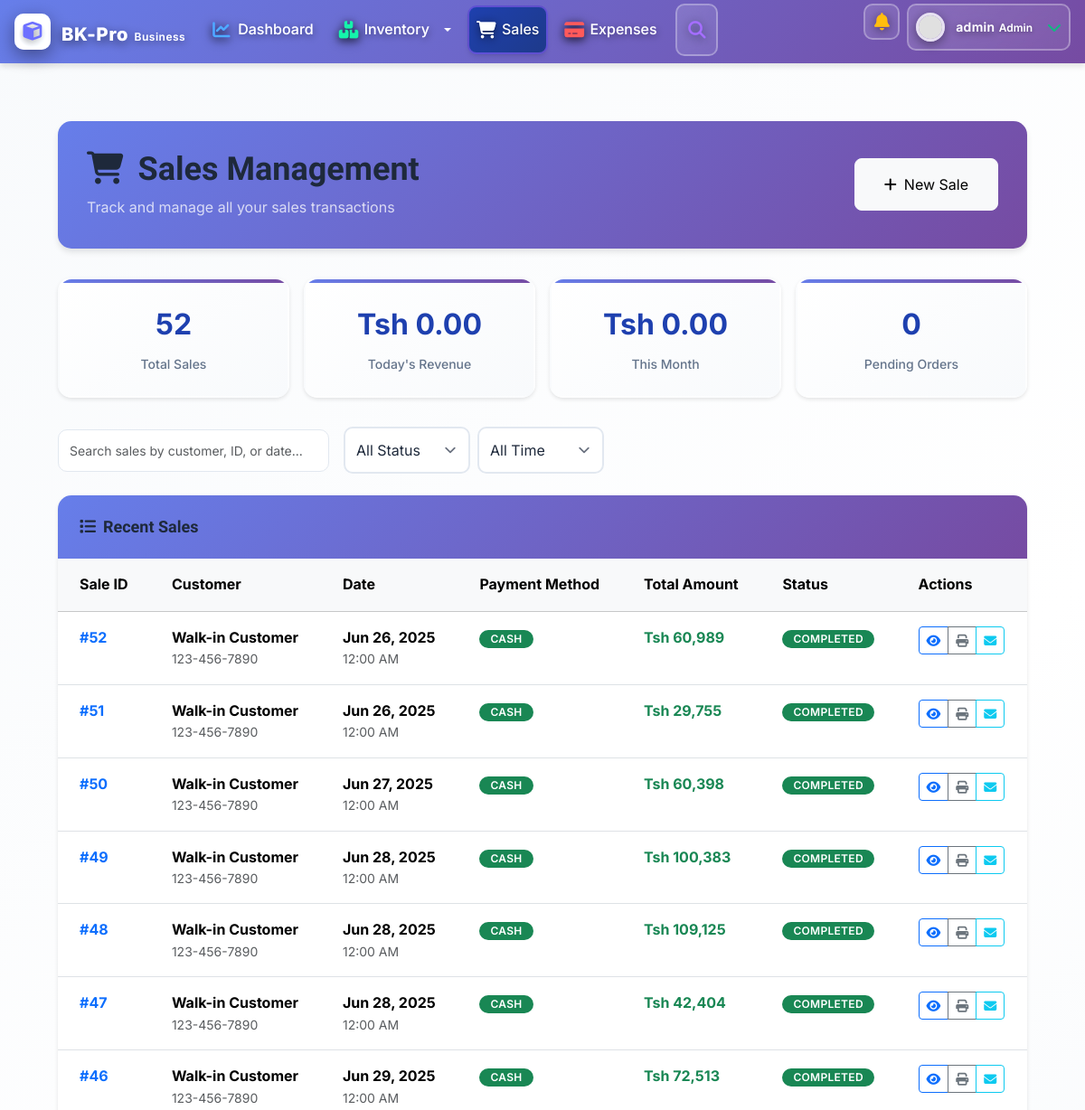
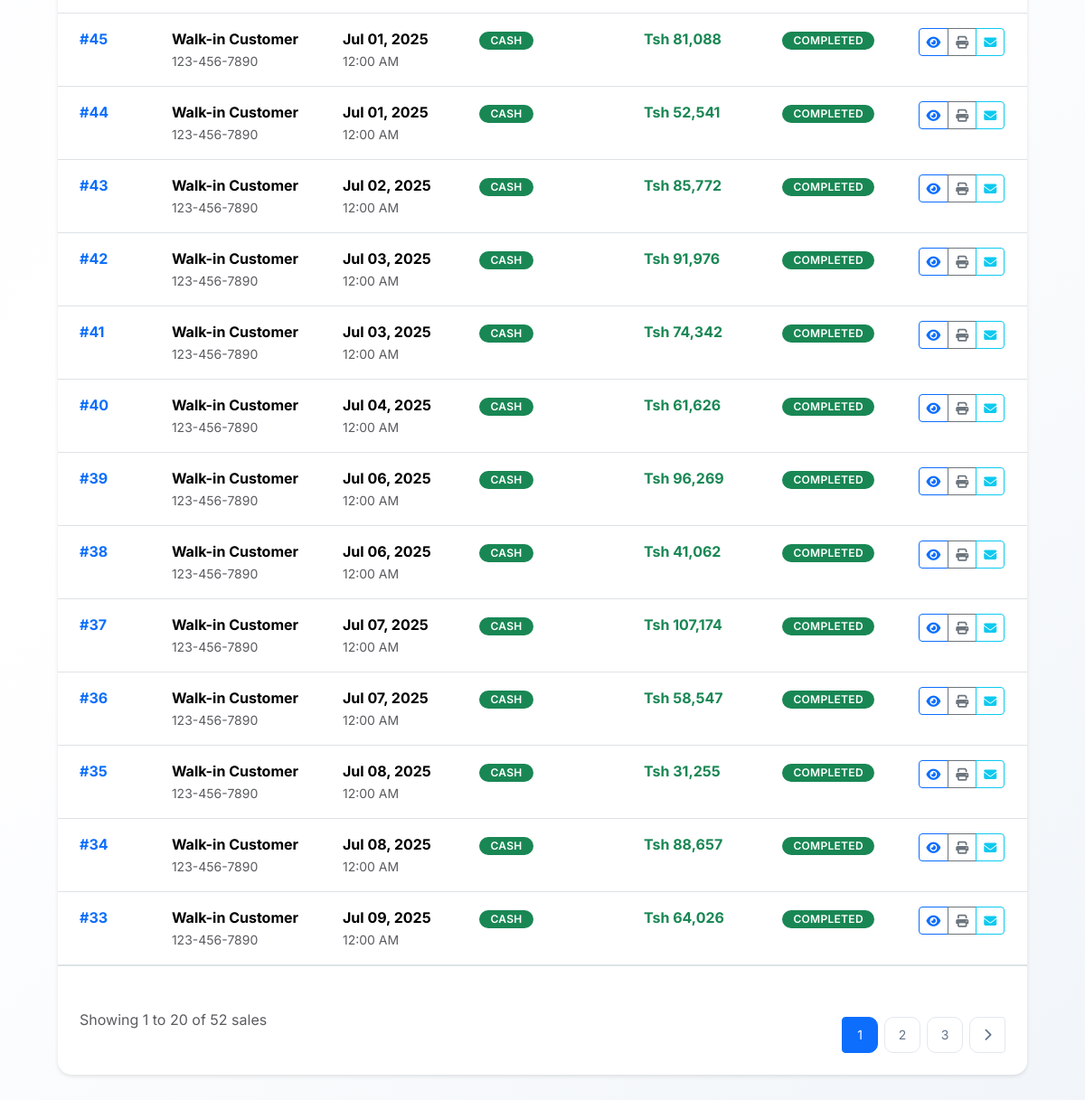
The app's page /sales/ (signed in) with its own data (2 pictures, top to bottom).
### BusinessApp/models.py (models this page shows, shortened)
class Sale(models.Model):
    PAYMENT_METHODS = [
        ('cash', 'Cash'),
        ('card', 'Card'),
        ('bank_transfer', 'Bank Transfer'),
        ('mobile_money', 'Mobile Money'),
    ]
    customer = models.ForeignKey(Customer, on_delete=models.CASCADE, null=True, blank=True)
    sale_date = models.DateTimeField(default=timezone.now)
    payment_method = models.CharField(max_length=20, choices=PAYMENT_METHODS, default='cash')
    total_amount = models.DecimalField(max_digits=10, decimal_places=2, default=0)
    discount = models.DecimalField(max_digits=10, decimal_places=2, default=0)
    tax = models.DecimalField(max_digits=10, decimal_places=2, default=0)
    notes = models.TextField(blank=True)
    created_by = models.ForeignKey(User, on_delete=models.CASCADE)
    created_at = models.DateTimeField(auto_now_add=True)
    @property
    def net_amount(self):
        return self.total_amount - self.discount + self.tax

class Customer(models.Model):
    name = models.CharField(max_length=200)
    email = models.EmailField(blank=True)
    phone = models.CharField(max_length=20, blank=True)
    address = models.TextField(blank=True)
    created_at = models.DateTimeField(auto_now_add=True)

### BusinessApp/views.py (the view)
# urls.py: path('sales/', views.sale_list, name='sale_list'),
@login_required
def sale_list(request):
    sales = Sale.objects.select_related('customer', 'created_by').order_by('-created_at')
    paginator = Paginator(sales, 20)
    page_number = request.GET.get('page')
    sales = paginator.get_page(page_number)
    return render(request, 'sales/list.html', {'sales': sales})

### BusinessApp/templates/sales/list.html (shortened to what this page needs)
{% extends 'base.html' %}
{% load static %}
{% load humanize %}
{% block content %}
<div class="content-wrapper">
    <div class="sales-header">
        <div class="d-flex justify-content-between align-items-center">
            <div>
                <h1 class="mb-2">
                    <i class="fas fa-shopping-cart me-3"></i>Sales Management
                </h1>
                <p class="mb-0 opacity-75">Track and manage all your sales transactions</p>
            </div>
            <a href="{% url 'sale_add' %}" class="btn btn-light btn-lg">
                <i class="fas fa-plus me-2"></i>New Sale
            </a>
        </div>
    </div>
    <div class="sales-stats">
        <div class="stat-card">
            <div class="stat-value">{{ sales.paginator.count }}</div>
            <div class="stat-label">Total Sales</div>
        </div>
        <div class="stat-card">
            <div class="stat-value">Tsh 0.00</div>
            <div class="stat-label">Today's Revenue</div>
        </div>
        <div class="stat-card">
            <div class="stat-value">Tsh 0.00</div>
            <div class="stat-label">This Month</div>
        </div>
        <div class="stat-card">
            <div class="stat-value">0</div>
            <div class="stat-label">Pending Orders</div>
        </div>
    </div>
    <div class="sales-actions">
        <div class="search-box">
            <input type="text" class="form-control" placeholder="Search sales by customer, ID, or date..." id="salesSearch">
        </div>
        <div class="action-buttons">
            <select class="form-select" id="filterStatus">
                <option value="">All Status</option>
            </select>
            <select class="form-select" id="filterPeriod">
                <option value="">All Time</option>
            </select>
        </div>
    </div>
    <div class="sales-table">
        <div class="table-header">
            <h5 class="mb-0">
                <i class="fas fa-list me-2"></i>Recent Sales
            </h5>
        </div>
        {% if sales %}
        <div class="table-responsive">
            <table class="table table-hover mb-0">
                <thead class="table-light">
                    <tr>
                        <th class="px-4 py-3">Sale ID</th>
                        <th class="px-4 py-3">Customer</th>
                        <th class="px-4 py-3">Date</th>
                        <th class="px-4 py-3">Payment Method</th>
                        <th class="px-4 py-3">Total Amount</th>
                        <th class="px-4 py-3">Status</th>
                        <th class="px-4 py-3">Actions</th>
                    </tr>
                </thead>
                <tbody>
                    {% for sale in sales %}
                    <tr>
                        <td class="px-4 py-3">
                            <strong class="text-primary">#{{ sale.id }}</strong>
                        </td>
                        <td class="px-4 py-3">
                            {% if sale.customer %}
                                <div>
                                    <strong>{{ sale.customer.name }}</strong>
                                    {% if sale.customer.phone %}
                                        <small class="text-muted d-block">{{ sale.customer.phone }}</small>
                                    {% endif %}
                                </div>
                            {% else %}
                                <span class="text-muted">Walk-in Customer</span>
                            {% endif %}
                        </td>
                        <td class="px-4 py-3">
                            <div>
                                <strong>{{ sale.sale_date|date:"M d, Y" }}</strong>
                                <small class="text-muted d-block">{{ sale.sale_date|time:"g:i A" }}</small>
                            </div>
                        </td>
                        <td class="px-4 py-3">
                            <span class="badge {% if sale.payment_method == 'cash' %}bg-success{% elif sale.payment_method == 'card' %}bg-primary{% elif sale.payment_method == 'bank_transfer' %}bg-info{% else %}bg-warning{% endif %}">
                                {{ sale.get_payment_method_display }}
                            </span>
                        </td>
                        <td class="px-4 py-3">
                            <strong class="text-success">Tsh {{ sale.net_amount|floatformat:0|intcomma }}</strong>
                        </td>
                        <td class="px-4 py-3">
                            <span class="badge bg-success">Completed</span>
                        </td>
                        <td class="px-4 py-3">
                            <div class="btn-group btn-group-sm">
                                <a href="{% url 'sale_detail' sale.pk %}" class="btn btn-outline-primary" title="View Details">
                                    <i class="fas fa-eye"></i>
                                </a>
                                <button class="btn btn-outline-secondary" onclick="printReceipt({{ sale.id }})" title="Print Receipt">
                                    <i class="fas fa-print"></i>
                                </button>
                                <button class="btn btn-outline-info" onclick="emailReceipt({{ sale.id }})" title="Email Receipt">
                                    <i class="fas fa-envelope"></i>
                                </button>
                            </div>
                        </td>
                    </tr>
                    {% endfor %}
                </tbody>
            </table>
        </div>
        {% if sales.has_other_pages %}
        <div class="d-flex justify-content-between align-items-center p-4 border-top">
            <div class="text-muted">
                Showing {{ sales.start_index }} to {{ sales.end_index }} of {{ sales.paginator.count }} sales
            </div>
            <nav>
                <ul class="pagination pagination-sm mb-0">
                    {% for num in sales.paginator.page_range %}
                        {% if sales.number == num %}
                            <li class="page-item active">
                                <span class="page-link">{{ num }}</span>
                            </li>
                        {% elif num > sales.number|add:'-3' and num < sales.number|add:'3' %}
                            <li class="page-item">
                                <a class="page-link" href="?page={{ num }}">{{ num }}</a>
                            </li>
                        {% endif %}
                    {% endfor %}
                    {% if sales.has_next %}
                        <li class="page-item">
                            <a class="page-link" href="?page={{ sales.next_page_number }}">
                                <i class="fas fa-chevron-right"></i>
                            </a>
                        </li>
                    {% endif %}
                </ul>
            </nav>
        </div>
        {% endif %}
        {% endif %}
    </div>
</div>
{% endblock %}

### BusinessApp/templates/base.html (shortened to what this page needs)
<!DOCTYPE html>
<html lang="en">
<head>
    <link href="https://cdn.jsdelivr.net/npm/bootstrap@5.3.2/dist/css/bootstrap.min.css" rel="stylesheet">
    <link href="https://cdnjs.cloudflare.com/ajax/libs/font-awesome/6.4.0/css/all.min.css" rel="stylesheet">
    {% load static %}
    <link href="{% static 'css/style.css' %}" rel="stylesheet">
</head>
<body class="modern-body">
    {% if user.is_authenticated %}
    <nav class="navbar navbar-expand-lg modern-navbar fixed-top">
        <div class="container-fluid px-3">
            <a class="navbar-brand modern-brand" href="{% url 'dashboard' %}">
                <div class="brand-logo">
                    <div class="logo-icon">
                        <i class="fas fa-cube"></i>
                    </div>
                    <div class="brand-text d-none d-sm-block">
                        <span class="brand-name">BK-Pro</span>
                        <span class="brand-subtitle">Business</span>
                    </div>
                </div>
            </a>
            <div class="collapse navbar-collapse" id="navbarNav">
                <ul class="navbar-nav me-auto d-none d-xl-flex">
                    <li class="nav-item">
                        <a class="nav-link modern-nav-link nav-dashboard {% if request.resolver_match.url_name == 'dashboard' %}active{% endif %}"
                           href="{% url 'dashboard' %}">
                            <i class="fas fa-chart-line"></i>
                            <span>Dashboard</span>
                        </a>
                    </li>
                    <li class="nav-item dropdown">
                        <a class="nav-link dropdown-toggle modern-nav-link nav-inventory" href="#" role="button" data-bs-toggle="dropdown">
                            <i class="fas fa-boxes"></i>
                            <span>Inventory</span>
                        </a>
                    </li>
                    <li class="nav-item">
                        <a class="nav-link modern-nav-link nav-sales {% if 'sale' in request.resolver_match.url_name %}active{% endif %}"
                           href="{% url 'sale_list' %}">
                            <i class="fas fa-shopping-cart"></i>
                            <span>Sales</span>
                        </a>
                    </li>
                    <li class="nav-item">
                        <a class="nav-link modern-nav-link nav-expenses {% if 'expense' in request.resolver_match.url_name %}active{% endif %}"
                           href="{% url 'expense_list' %}">
                            <i class="fas fa-credit-card"></i>
                            <span>Expenses</span>
                        </a>
                    </li>
                </ul>
                <ul class="navbar-nav ms-auto">
                    <li class="nav-item me-2 d-none d-md-block">
                        <div class="search-container">
                            <button class="search-toggle" id="searchToggle" type="button">
                                <i class="fas fa-search"></i>
                            </button>
                        </div>
                    </li>
                    <li class="nav-item dropdown me-2">
                        <a class="nav-link notification-bell position-relative p-2" href="#" role="button" data-bs-toggle="dropdown">
                            <i class="fas fa-bell"></i>
                        </a>
                    </li>
                    <li class="nav-item dropdown">
                        <a class="nav-link user-profile p-2" href="#" role="button" data-bs-toggle="dropdown">
                            <div class="user-avatar">
                                <img src="https://ui-avatars.com/api/?name={{ user.get_full_name|default:user.username }}&background=2563eb&color=fff&size=32" alt="Avatar">
                            </div>
                            <div class="user-info d-none d-lg-block">
                                <span class="user-name">{{ user.get_full_name|default:user.username }}</span>
                                <span class="user-role">Admin</span>
                            </div>
                            <i class="fas fa-chevron-down ms-1 d-none d-lg-block"></i>
                        </a>
                    </li>
                </ul>
            </div>
        </div>
    </nav>
    <main class="main-content">
        <div class="content-wrapper">
    {% endif %}
            {% block content %}{% endblock %}
    {% if user.is_authenticated %}
        </div>
    </main>
    {% endif %}
    {% load static %}
</body>
</html>

### BusinessApp/templates/sales/list.html (style rules this page uses)
.sales-header { background: var(--gradient-primary); color: white; padding: 2rem; border-radius: var(--border-radius); margin-bottom: 2rem; box-shadow: var(--shadow-medium); }
.sales-stats { display: grid; grid-template-columns: repeat(auto-fit, minmax(200px, 1fr)); gap: 1rem; margin-bottom: 2rem; }
.stat-card { background: linear-gradient(145deg, #ffffff 0%, #f8fafc 100%); padding: 1.5rem; border-radius: var(--border-radius); text-align: center; box-shadow: var(--shadow-light); transition: var(--transition); border: 2px solid transparent; }
.stat-value { font-size: 2rem; font-weight: 700; color: var(--primary-color); margin-bottom: 0.5rem; }
.stat-label { color: var(--text-secondary); font-weight: 500; }
.sales-table { background: white; border-radius: var(--border-radius); overflow: hidden; box-shadow: var(--shadow-light); }
.table-header { background: var(--gradient-primary); color: white; padding: 1.5rem; }
.sales-actions { display: flex; justify-content: between; align-items: center; margin-bottom: 1.5rem; gap: 1rem; }
.search-box { max-width: 300px; flex: 1; }
.action-buttons { display: flex; gap: 0.5rem; flex-shrink: 0; }

### records on screen
Sale: id "52", customer.name "Walk-in Customer", customer.phone "123-456-7890", sale_date "Jun 26, 2025", sale_date "12:00 AM", payment_method "CASH", net_amount "60,989"
Sale: id "51", customer.name "Walk-in Customer", customer.phone "123-456-7890", sale_date "Jun 26, 2025", sale_date "12:00 AM", payment_method "CASH", net_amount "29,755"
Sale: id "50", customer.name "Walk-in Customer", customer.phone "123-456-7890", sale_date "Jun 27, 2025", sale_date "12:00 AM", payment_method "CASH", net_amount "60,398"
Sale: id "49", customer.name "Walk-in Customer", customer.phone "123-456-7890", sale_date "Jun 28, 2025", sale_date "12:00 AM", payment_method "CASH", net_amount "100,383"
Sale: id "48", customer.name "Walk-in Customer", customer.phone "123-456-7890", sale_date "Jun 28, 2025", sale_date "12:00 AM", payment_method "CASH", net_amount "109,125"
Sale: id "47", customer.name "Walk-in Customer", customer.phone "123-456-7890", sale_date "Jun 28, 2025", sale_date "12:00 AM", payment_method "CASH", net_amount "42,404"
Sale: id "46", customer.name "Walk-in Customer", customer.phone "123-456-7890", sale_date "Jun 29, 2025", sale_date "12:00 AM", payment_method "CASH", net_amount "72,513"
Sale: id "45", customer.name "Walk-in Customer", customer.phone "123-456-7890", sale_date "Jul 01, 2025", sale_date "12:00 AM", payment_method "CASH", net_amount "81,088"
Sale: id "44", customer.name "Walk-in Customer", customer.phone "123-456-7890", sale_date "Jul 01, 2025", sale_date "12:00 AM", payment_method "CASH", net_amount "52,541"
Sale: id "43", customer.name "Walk-in Customer", customer.phone "123-456-7890", sale_date "Jul 02, 2025", sale_date "12:00 AM", payment_method "CASH", net_amount "85,772"
Sale: id "42", customer.name "Walk-in Customer", customer.phone "123-456-7890", sale_date "Jul 03, 2025", sale_date "12:00 AM", payment_method "CASH", net_amount "91,976"
Sale: id "41", customer.name "Walk-in Customer", customer.phone "123-456-7890", sale_date "Jul 03, 2025", sale_date "12:00 AM", payment_method "CASH", net_amount "74,342"
Sale: id "40", customer.name "Walk-in Customer", customer.phone "123-456-7890", sale_date "Jul 04, 2025", sale_date "12:00 AM", payment_method "CASH", net_amount "61,626"
Sale: id "39", customer.name "Walk-in Customer", customer.phone "123-456-7890", sale_date "Jul 06, 2025", sale_date "12:00 AM", payment_method "CASH", net_amount "96,269"
Sale: id "38", customer.name "Walk-in Customer", customer.phone "123-456-7890", sale_date "Jul 06, 2025", sale_date "12:00 AM", payment_method "CASH", net_amount "41,062"
Sale: id "37", customer.name "Walk-in Customer", customer.phone "123-456-7890", sale_date "Jul 07, 2025", sale_date "12:00 AM", payment_method "CASH", net_amount "107,174"
Sale: id "36", customer.name "Walk-in Customer", customer.phone "123-456-7890", sale_date "Jul 07, 2025", sale_date "12:00 AM", payment_method "CASH", net_amount "58,547"
Sale: id "35", customer.name "Walk-in Customer", customer.phone "123-456-7890", sale_date "Jul 08, 2025", sale_date "12:00 AM", payment_method "CASH", net_amount "31,255"
Sale: id "34", customer.name "Walk-in Customer", customer.phone "123-456-7890", sale_date "Jul 08, 2025", sale_date "12:00 AM", payment_method "CASH", net_amount "88,657"
Sale: id "33", customer.name "Walk-in Customer", customer.phone "123-456-7890", sale_date "Jul 09, 2025", sale_date "12:00 AM", payment_method "CASH", net_amount "64,026"

### other values on screen
{{ user.get_full_name|default:user.username }} "admin"
{{ sales.paginator.count }} "52"
{{ sales.start_index }} "1"
{{ sales.end_index }} "20"
{{ num }} "1"
{{ num }} "2" "3"
